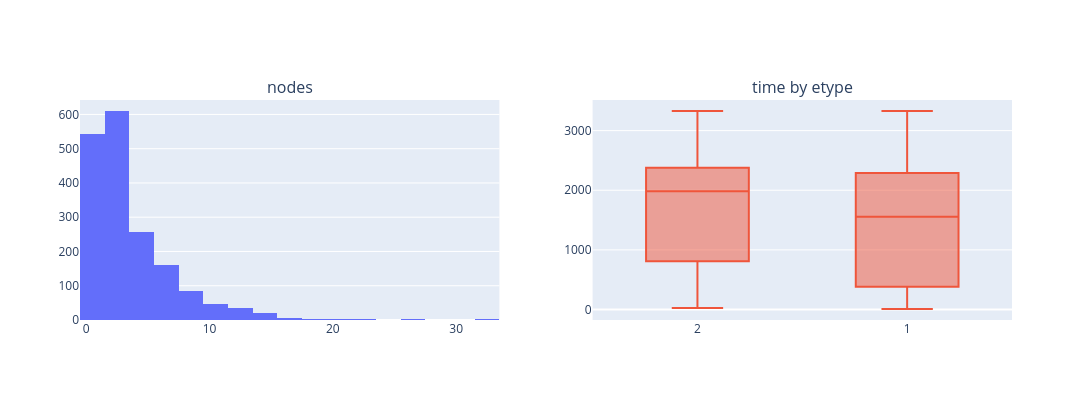

Notebook source saved alongside this figure:
### Code cell
# Making subplots for the histogram of nodes and boxplot of time by etype
fig = make_subplots(rows = 1, cols = 2,
                    subplot_titles = ("nodes", "time by etype"))

# Adding histogram and boxplot to the subplots
fig.add_trace(go.Histogram(x = df["nodes"], nbinsx = 30), row = 1, col = 1)
fig.add_trace(go.Box(x = df["etype"].astype(str), y = df["time"]), row = 1, col = 2)

# Updating layout and showing the figure
fig.update_layout(width = 1200, height = 400, showlegend = False)
fig.show()

### Figure 1 — Plotly figure (JSON) as saved in the notebook; plotly's stock layout.template omitted (floating-point values rounded to 4 significant figures; data arrays with more than 128 entries replaced by an {"elided": "..."} marker saying what was removed)
{"data": [{"nbinsx": 30, "type": "histogram", "x": {"elided": "1776 float values"}, "xaxis": "x", "yaxis": "y"}, {"type": "box", "x": {"elided": "1776 str values"}, "xaxis": "x2", "y": {"elided": "1776 int values"}, "yaxis": "y2"}], "layout": {"annotations": [{"font": {"size": 16}, "showarrow": false, "text": "nodes", "x": 0.225, "xanchor": "center", "xref": "paper", "y": 1, "yanchor": "bottom", "yref": "paper"}, {"font": {"size": 16}, "showarrow": false, "text": "time by etype", "x": 0.775, "xanchor": "center", "xref": "paper", "y": 1, "yanchor": "bottom", "yref": "paper"}], "height": 400, "showlegend": false, "width": 1200, "xaxis": {"anchor": "y", "domain": [0, 0.45]}, "xaxis2": {"anchor": "y2", "domain": [0.55, 1]}, "yaxis": {"anchor": "x", "domain": [0, 1]}, "yaxis2": {"anchor": "x2", "domain": [0, 1]}}}
